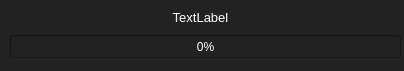
<?xml version="1.0" encoding="UTF-8"?>
<ui version="4.0">
 <class>Dialog</class>
 <widget class="QDialog" name="Dialog">
  <property name="windowModality">
   <enum>Qt::ApplicationModal</enum>
  </property>
  <property name="geometry">
   <rect>
    <x>0</x>
    <y>0</y>
    <width>404</width>
    <height>71</height>
   </rect>
  </property>
  <property name="windowTitle">
   <string>Dialog</string>
  </property>
  <property name="toolTip">
   <string notr="true"/>
  </property>
  <property name="statusTip">
   <string/>
  </property>
  <property name="styleSheet">
   <string notr="true">QWidget{
	background-color:rgb(34, 34, 34);
	color:white;
}

QPushButton{
	background-color: rgb(83, 83, 83);
	border-radius: 6.5px;
}

QPushButton:hover{
	background-color:rgb(52, 52, 52)
}</string>
  </property>
  <property name="sizeGripEnabled">
   <bool>false</bool>
  </property>
  <property name="modal">
   <bool>true</bool>
  </property>
  <widget class="QProgressBar" name="progressBar">
   <property name="geometry">
    <rect>
     <x>10</x>
     <y>35</y>
     <width>391</width>
     <height>23</height>
    </rect>
   </property>
   <property name="value">
    <number>0</number>
   </property>
  </widget>
  <widget class="QLabel" name="label">
   <property name="geometry">
    <rect>
     <x>10</x>
     <y>10</y>
     <width>381</width>
     <height>15</height>
    </rect>
   </property>
   <property name="font">
    <font>
     <pointsize>10</pointsize>
    </font>
   </property>
   <property name="text">
    <string>TextLabel</string>
   </property>
   <property name="alignment">
    <set>Qt::AlignCenter</set>
   </property>
  </widget>
 </widget>
 <resources/>
 <connections/>
</ui>
